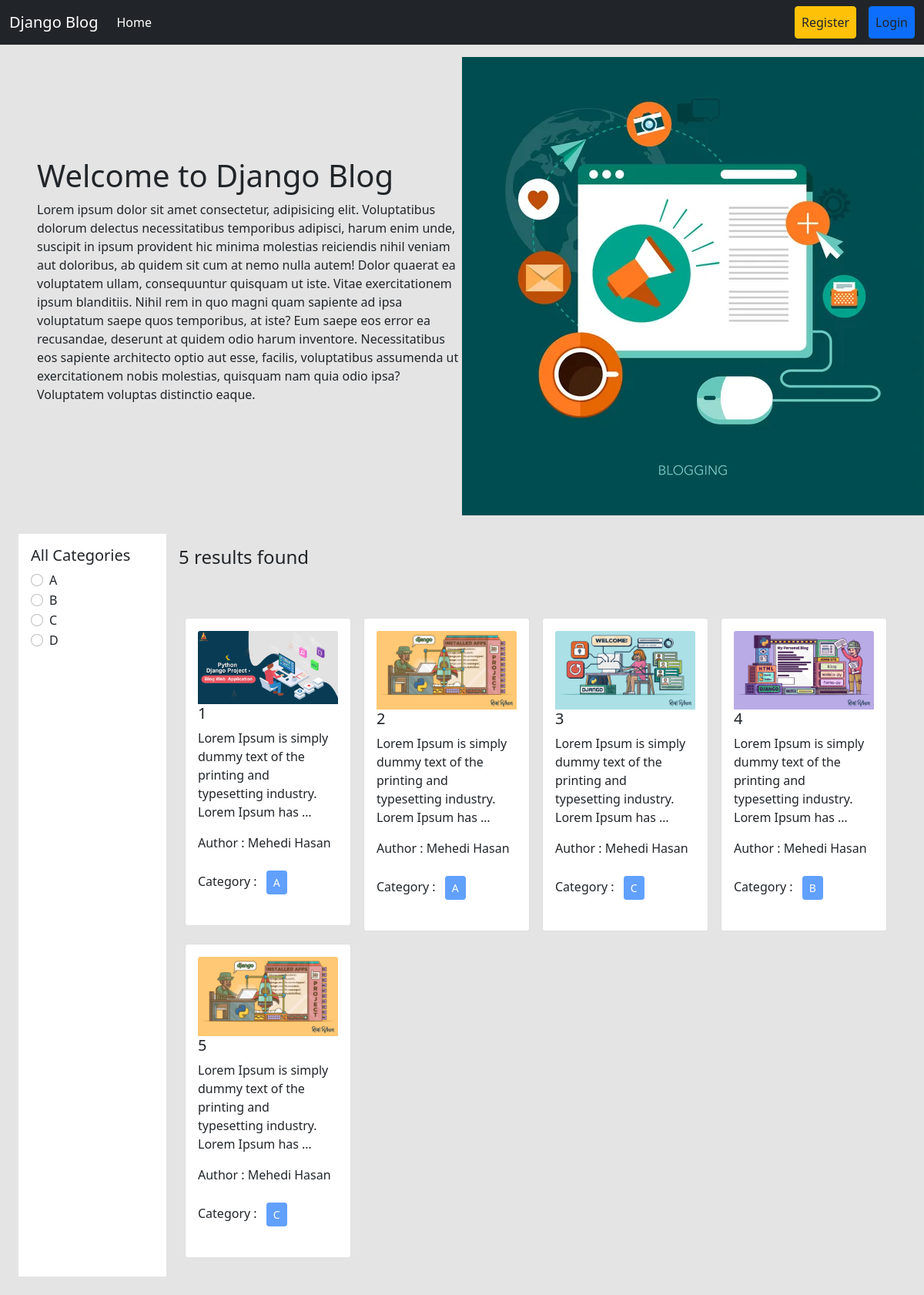
The page / on the database its author committed.
### categories/models.py (models this page shows, shortened)
class Category(models.Model):
    name = models.CharField(max_length=100)
    slug = models.SlugField(max_length=100,unique=True, null=True, blank=True)

### post/models.py (models this page shows, shortened)
class Post(models.Model):
    title = models.CharField(max_length=50)
    content = models.TextField()
    category = models.ManyToManyField(Category)
    author = models.ForeignKey(User, on_delete=models.CASCADE)
    image=models.ImageField(upload_to='post/media/uploads/',blank=True,null=True)

### blogProject/views.py (the view)
# urls.py: 2. Add a URL to urlpatterns:  path('', views.home, name='home')
def home(request, category_slug=None):  # initially dhore nicchi je category_slug None thakbe karon hocche user first time home page e asle se normal page dekhbe, se filter korte chaile category te click korlei sei category er slug ta capture korbo ar seta tokhn ar None thakbe na
    data = Post.objects.all()  # sob post gula ke niye aslam
    if category_slug is not None:  # ekhn category slug jodi None na hoy tar mane sekhane value ache
        category = Category.objects.get(slug=category_slug)
        data = Post.objects.filter(category=category)
    categories = Category.objects.all()  # sob category dekhabo
    return render(request, 'home.html', {'data': data, 'category': categories})

### templates/home.html
{% extends 'base.html' %}
{% load static %}
{% block content %}
<div class="d-flex flex-wrap px-5 pt-3 align-items-center">
  <div class="col-6">
    <h1>Welcome to Django Blog</h1>
    <p>Lorem ipsum dolor sit amet consectetur, adipisicing elit. Voluptatibus dolorum delectus necessitatibus temporibus adipisci, harum enim unde, suscipit in ipsum provident hic minima molestias reiciendis nihil veniam aut doloribus, ab quidem sit cum at nemo nulla autem! Dolor quaerat ea voluptatem ullam, consequuntur quisquam ut iste. Vitae exercitationem ipsum blanditiis. Nihil rem in quo magni quam sapiente ad ipsa voluptatum saepe quos temporibus, at iste? Eum saepe eos error ea recusandae, deserunt at quidem odio harum inventore. Necessitatibus eos sapiente architecto optio aut esse, facilis, voluptatibus assumenda ut exercitationem nobis molestias, quisquam nam quia odio ipsa? Voluptatem voluptas distinctio eaque.</p>
  </div>
  <div class="col-6">
<img src="{% static 'header.jpg' %}" />
  </div>
</div>
<div class="d-flex flex-wrap p-4">
  <div class="col-2 bg-white p-3" >
    <h5>All Categories</h5>
    {% for cat in category %}
    <div class="form-check">
      <input
        class="form-check-input"
        type="radio"
        name="category"
        id="{{cat.id}}"
      />
      <label class="form-check-label" for="{{cat.id}}">
        <a href="{% url 'category_wise_post' cat.slug %}" class="text-decoration-none text-dark" >{{cat.name}}</a>
      </label>
    </div>
    {% endfor %}
  </div>
  <div class="col-10 p-3">
    <h4>{{data | length}} results found</h4>
    <div class="d-flex flex-wrap pt-5">
      {% for post in data %}
      <div class="col-sm-3">
        <div class="card m-2">
          <div class="card-body">
            {% if post.image.url is not None %}
            <img src="{{post.image.url}}" class="card-img-top" alt="">
            {% endif %}
            <h5 class="card-title"><a class="text-decoration-none text-dark" href="{% url 'details_post' pk=post.id %}">{{post.title}}</a></h5>
            <p class="card-text">{{post.content|truncatewords:15}}</p>
            <p>Author : {{post.author.first_name}} {{post.author.last_name}}</p>
            <p>Category :
              {% for cat in post.category.all %}
              <button class="btn btn-primary btn-sm m-2" disabled>{{cat.name}}</button>
              {% endfor %}
            </p>
          </div>
        </div>
      </div>
      {% endfor %}
    </div>
  </div>
</div>
{% endblock %}

### rows shown on the page
Category: name "A"
Category: name "B"
Category: name "C"
Category: name "D"
Post: image (picture), title "1", content "Lorem Ipsum is simply dummy text of the printing and typesetting industry. Lorem Ipsum has …", author.first_name "Mehedi", author.last_name "Hasan"
Post: image (picture), title "2", content "Lorem Ipsum is simply dummy text of the printing and typesetting industry. Lorem Ipsum has …", author.first_name "Mehedi", author.last_name "Hasan"
Post: image (picture), title "3", content "Lorem Ipsum is simply dummy text of the printing and typesetting industry. Lorem Ipsum has …", author.first_name "Mehedi", author.last_name "Hasan"
Post: image (picture), title "4", content "Lorem Ipsum is simply dummy text of the printing and typesetting industry. Lorem Ipsum has …", author.first_name "Mehedi", author.last_name "Hasan"
Post: image (picture), title "5", content "Lorem Ipsum is simply dummy text of the printing and typesetting industry. Lorem Ipsum has …", author.first_name "Mehedi", author.last_name "Hasan"

### other values the page prints
{{ data | length }} "5"
